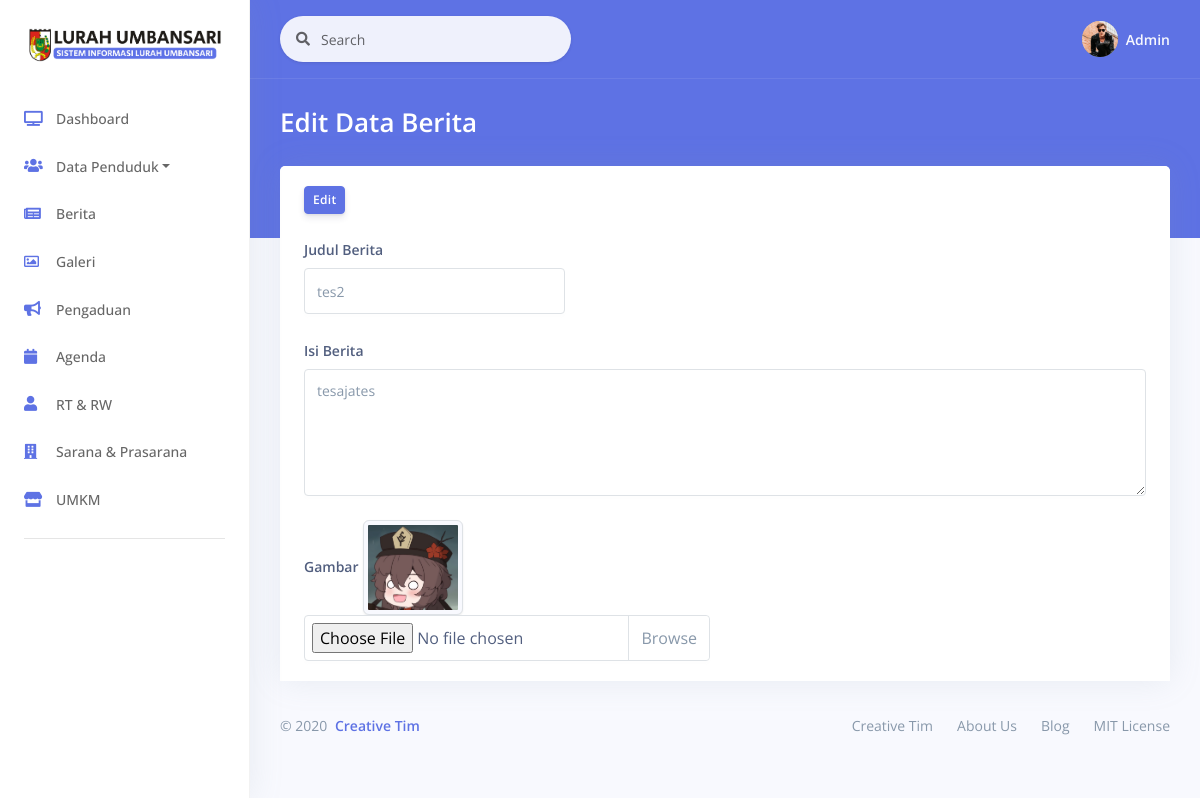
/Berita/edit/5, run on the app's committed database.
### tables this page shows
CREATE TABLE `berita` (
  `brt_id` int(5) NOT NULL,
  `usr_id` int(5) NOT NULL,
  `status` varchar(255) NOT NULL DEFAULT '1',
  `brt_kd` varchar(40) NOT NULL,
  `brt_judul` text NOT NULL,
  `brt_isi` text NOT NULL,
  `brt_tgl` date NOT NULL DEFAULT current_timestamp(),
  `brt_gambar` varchar(200) NOT NULL DEFAULT 'default_pic.png'
);

### application/controllers/Berita.php (called while the page is built, shortened)
<?php
class Berita extends CI_Controller
{
    public function __construct()
    {
        $this->load->model('Berita_model');
        $this->load->model('User_model');
    }
    public function edit($brt_id)
    {
        $data['judul'] = "Edit Berita";
        $data['berita'] = $this->Berita_model->getById($brt_id);
        $this->load->view('layout/header', $data);
        $this->load->view('data_berita/vw_edit_berita', $data);
        $this->load->view('layout/footer', $data);
    }
}

### index.php (called while the page is built, shortened)
<?php
require_once BASEPATH.'core/CodeIgniter.php';

### application/models/Berita_model.php (called while the page is built, shortened)
<?php
class Berita_model extends CI_Model
{
    public function getById($brt_id){
        $this->db->select('berita.*');
        $this->db->from('berita');
        $this->db->where('berita.brt_id', $brt_id);
        $query = $this->db->get();
        return $query->row_array();
    }
}

### application/views/data_berita/vw_edit_berita.php (the view, shortened to what this page needs)
<div class="main-content" id="panel">
    <div class="header bg-primary pb-6">
        <div class="container-fluid">
            <div class="header-body">
                <div class="row align-items-center py-4">
                    <div class="col-lg-6 col-7">
                        <h3 class="h1 text-white d-inline-block mb-0">Edit Data Berita</h3>
                    </div>
                </div>
            </div>
        </div>
    </div>
    <div class="container-fluid mt--6">
        <div class="row">
            <div class="col">
                <div class="card">
                    <div class="card-header border-0">
                        <form action="<?= base_url('Berita/update'); ?>" method="post" enctype="multipart/form-data">
                            <button type="submit" name="Edit" class="btn btn-sm btn-primary">Edit</button>
                            <h6><br></h6>
                            <div class="row">
                                <div class="col-4">
                                    <div class="form-group">
                                        <label for="example-tel-input" class="form-control-label">Judul Berita</label>
                                        <input class="form-control" type="text" name="brt_judul" value="<?= $berita['brt_judul']; ?>" placeholder="Judul Berita">
                                    </div>
                                </div>
                            </div>
                            <div class="row">
                                <div class="col-12">
                                    <label for="example-tel-input" class="form-control-label">Isi Berita</label><br>
                                    <div class="form-group">
                                        <textarea class="form-control" name="brt_isi" id="exampleFormControlTextarea1" rows="5"><?= $berita['brt_isi']; ?></textarea>
                                    </div>
                                </div>
                            </div>
                            <div class="row">
                                <div class="col-6">
                                    <label for="example-tel-input" class="form-control-label">Gambar</label>
                                    <img src="<?= base_url('/assets/img/berita/') . $berita['brt_gambar'] ?>" style="width: 100px" class="img-thumbnail">
                                    <div class="custom-file">
                                        <input type="file" name="brt_gambar" class="custom-file-input" id="customFileLang" lang="en">
                                        <label class="custom-file-label" for="customFileLang">Select file</label>
                                    </div>
                                </div>
                            </div>
                        </form>
                    </div>
                </div>

### data on the page
berita: brt_judul "tes2", brt_isi "tesajates", brt_gambar (picture)
